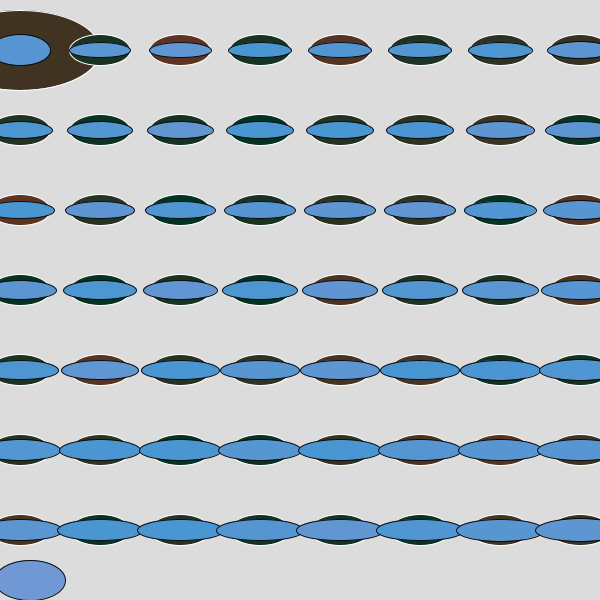
Frame 1 (no input)
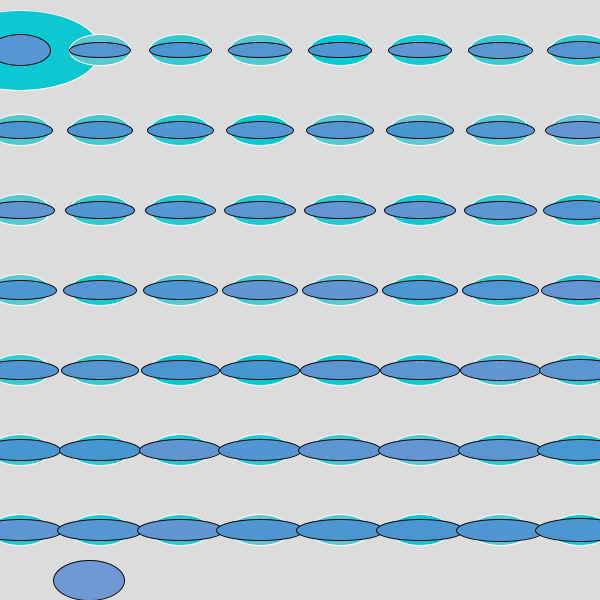
Frame 60 (the mouse pressed at the canvas centre just before this capture)
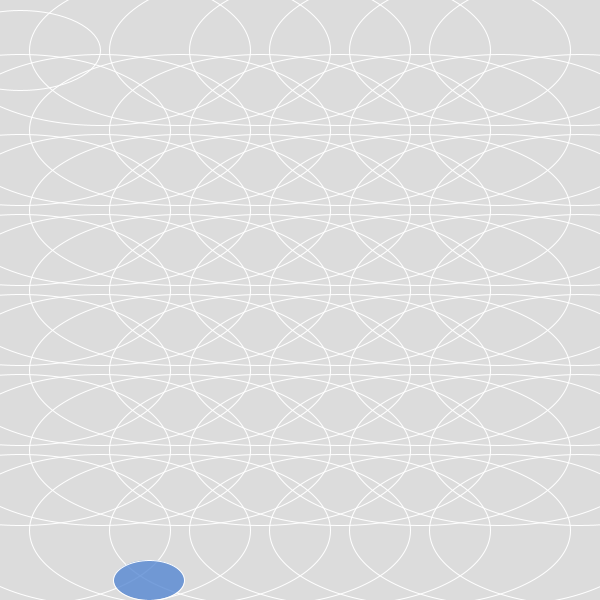
Frame 120 (the mouse held since frame 60 and released just before this capture)

The Processing sketch that drew these frames (run headless with seeded random() and noise(); from frame 60 on, the mouse is pressed at the canvas centre):

// Processing sketch: processing_8606
// ── processing_8606.pde

float r = 17;
float g = 51;
float b = 34;
float a = 255;
float x = 50;
float x2 = 1;
float y = 580;
float w = 100;
float h = 0;
float spacing = 80;
float speed = 1;

boolean clickOn = false;

void setup () {
  size (600,600);
  smooth();
}

void draw () {
background (220);
drawEllipse(50,300,160,80,color(20,51,80,160));
smallerEllipse (x-20,y,80,40,color(83,134,200,200));

x = x + speed;
if (x > (width+20) || (x < -20)) {
  y = y -80;
  speed = speed *-1;  
}
}

void smallerEllipse (float x2, float y2, float w, float h, color c) {
fill (c+10);
ellipse (x2,y2,width/8.5,h);
w = w*1;
h = h - 1;
}

void drawEllipse (float x, float y, float w, float h, color c) {
 for (int j = 50; j > 0 && j < height; j += spacing) {  
 for (int i = 20; i > 0 && i < width; i +=spacing) {
 
 fill (random(100),g*speed,b*speed,a);
 stroke (255);
 ellipse (i,j,w,h);
 w = constrain(mouseX,60,500) + 1;
  h = w/2;
 }
 } 

 if (mouseX > 20 && mouseY > 20 && mousePressed) {
    clickOn = true;
  } else {
    clickOn = false;
  }
  
  if (clickOn) {
 g = g + 1;
  b = b + 5;
  a = a - 10;

} else {
  g = 200;
  b = 210;
  a = a + 1;

  for (int j = 50; j > 0 && j < height; j += spacing) {  
 for (int i = 20; i > 0 && i < width; i +=spacing) {
 
 fill (random(70,100),g*speed-50,b*speed,a);
 stroke (10);
 ellipse (i,j,w,h);
 w = constrain(w,60,500) + .5;
  h = w/4;

}

r = constrain (r,17,236);
g = constrain (g,51,238);
b = constrain (b,34,235);
a = constrain (a,30,255);

}


}
}
